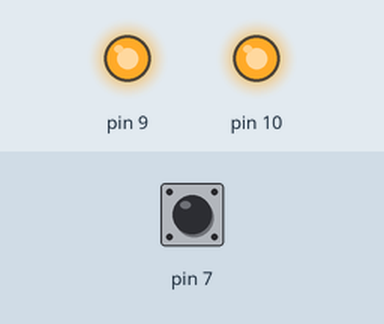
Simulated run of this sketch. Board: Arduino Uno, built with avr-gcc and run on an emulated ATmega328P. Shown: output pins drawn as LEDs (lit = HIGH). Inputs (shaded band) come from the test bench; at power-on: pin 7 HIGH.

Above: at 1.2 s.
1.3 s: pin 7 pulled LOW for 0.15 s
At 1.37 s:
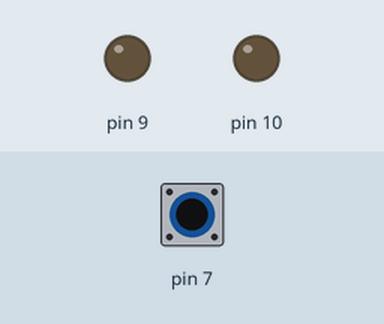
2.9 s: pin 7 pulled LOW for 3.2 s
At 6.6 s:
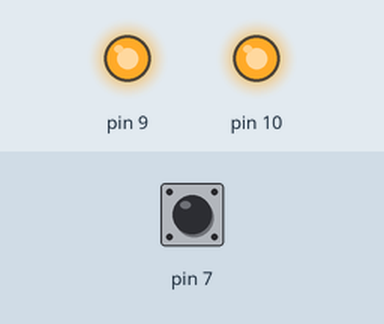
Timing chart, 0 to 8.1 s (numbered marks = the images above; inputs shaded):
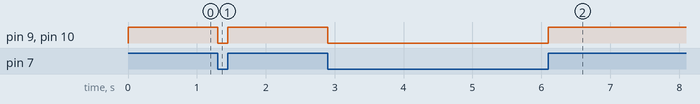

The sketch:

piscaComBotao.ino
```cpp
void setup() {
  // put your setup code here, to run once:
  pinMode(7, INPUT_PULLUP);
  pinMode(9, OUTPUT);
  pinMode(10, OUTPUT);
}

void loop() {
  // put your main code here, to run repeatedly:
  int estadoBotao = digitalRead(7);
  digitalWrite(9, estadoBotao);
  digitalWrite(10, estadoBotao);
}
```

Measured:
- after the input at 1.3 s, pin 9, pin 10: HIGH → LOW at once, → HIGH 0.15 s later
- after the input at 2.9 s, pin 9, pin 10: HIGH → LOW at once, → HIGH 3.2 s later
